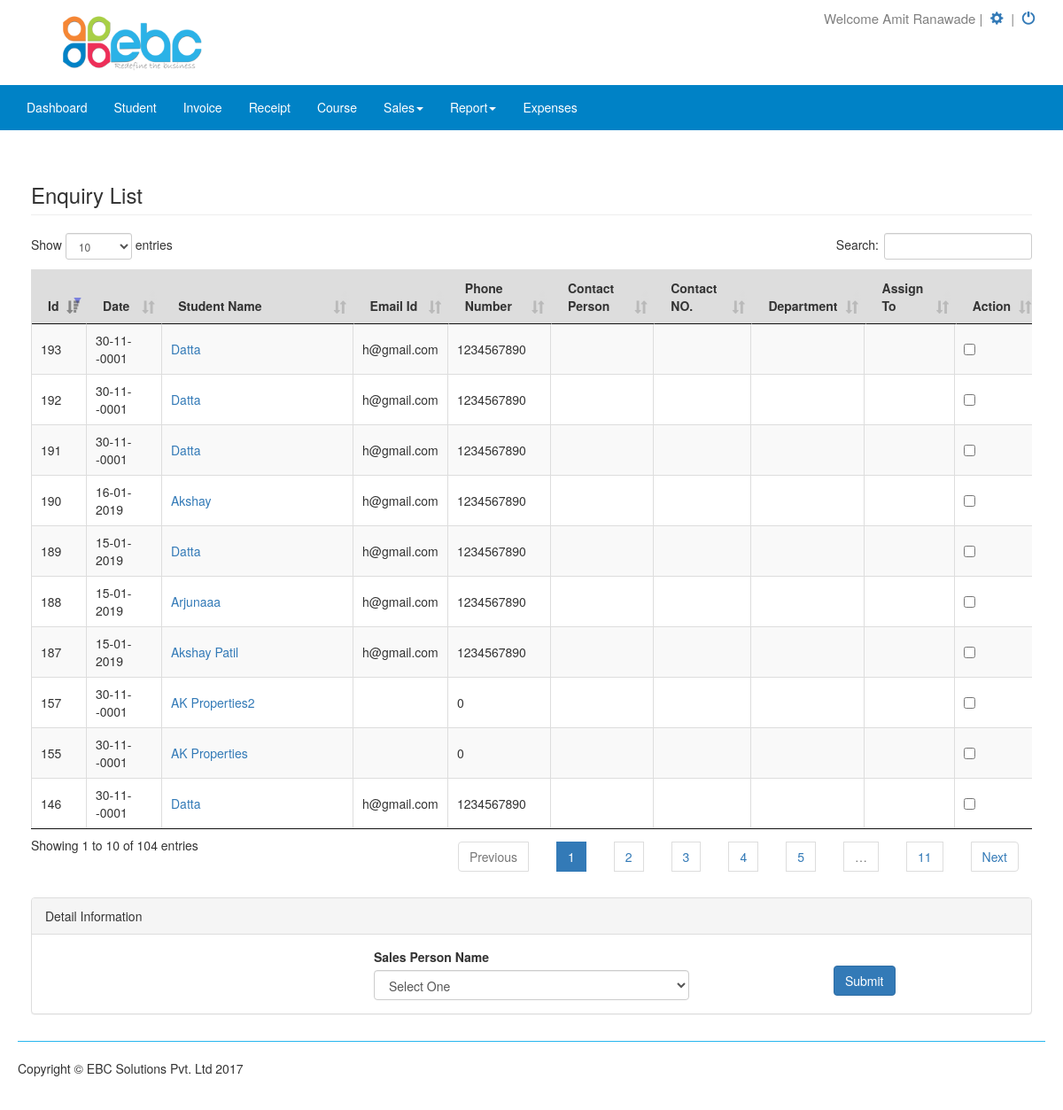
Screenshot of /admin/dashboard.php?page=assign_lead (signed in) with the database file from the repository.
### tables this page shows
CREATE TABLE IF NOT EXISTS `company` (
  `id` int(11) NOT NULL,
  `user_id` int(11) NOT NULL,
  `company_name` varchar(255) NOT NULL,
  `company_email` varchar(100) NOT NULL,
  `company_phone` varchar(255) NOT NULL,
  `gst_no` varchar(255) NOT NULL,
  `pan_no` varchar(255) NOT NULL,
  `state` varchar(255) NOT NULL,
  `state_code` int(11) NOT NULL,
  `company_url` varchar(100) NOT NULL,
  `company_address` varchar(500) NOT NULL,
  `logo` varchar(255) NOT NULL,
  `terms` text NOT NULL,
  `bank_details` text NOT NULL,
  `cutomers` enum('No','Yes') NOT NULL DEFAULT 'Yes',
  `estimates` enum('No','Yes') NOT NULL DEFAULT 'Yes',
  `course` enum('No','Yes') NOT NULL DEFAULT 'Yes',
  `voucher` enum('No','Yes') NOT NULL DEFAULT 'Yes',
  `get_purchase` enum('No','Yes') NOT NULL DEFAULT 'Yes',
  `print_temp` varchar(50) NOT NULL DEFAULT 'temp2',
  `sales` enum('No','Yes') NOT NULL,
  `pinvoice` enum('No','Yes') NOT NULL,
  `invoice` enum('No','Yes') NOT NULL,
  `report` enum('No','Yes') NOT NULL,
  `director` enum('No','Yes') NOT NULL
);

CREATE TABLE IF NOT EXISTS `user` (
  `id` int(11) NOT NULL,
  `comp_name` varchar(255) NOT NULL,
  `name` varchar(255) NOT NULL,
  `username` varchar(128) NOT NULL,
  `password` varchar(128) NOT NULL,
  `contact` varchar(15) NOT NULL,
  `is_active` tinyint(1) DEFAULT '0',
  `is_super_admin` tinyint(1) DEFAULT '0',
  `last_login` date DEFAULT NULL,
  `start_date` date NOT NULL,
  `end_date` date NOT NULL,
  `payment_status` int(11) NOT NULL DEFAULT '0',
  `hash` varchar(255) NOT NULL,
  `created_at` date NOT NULL,
  `updated_at` date NOT NULL,
  `type` varchar(50) NOT NULL DEFAULT 'admin',
  `sms` enum('No','Yes') NOT NULL
);

CREATE TABLE IF NOT EXISTS `student` (
  `id` bigint(20) NOT NULL,
  `user_id` int(11) NOT NULL,
  `sub_user_id` int(11) NOT NULL,
  `name` varchar(100) DEFAULT NULL,
  `name_slug` varchar(100) DEFAULT NULL,
  `invoice_state` varchar(255) NOT NULL,
  `generated_by` int(11) NOT NULL,
  `status` enum('active','deactive') NOT NULL,
  `type` enum('invoice','Crm') NOT NULL,
  `cust_comp_fax` varchar(255) NOT NULL,
  `email` varchar(255) NOT NULL,
  `contact_no` int(11) NOT NULL,
  `dob` date NOT NULL,
  `tmp_address` varchar(255) NOT NULL,
  `pmt_address` varchar(255) NOT NULL,
  `gender` varchar(255) NOT NULL,
  `degree` varchar(255) NOT NULL,
  `faculty` varchar(255) NOT NULL,
  `pass_year` varchar(255) NOT NULL,
  `coll_name` varchar(255) NOT NULL,
  `source_type` varchar(255) NOT NULL,
  `course_list` varchar(255) NOT NULL,
  `course_fee` int(11) NOT NULL,
  `assign_to` varchar(255) NOT NULL,
  `comment` varchar(255) NOT NULL,
  `cur_date` date NOT NULL,
  `img_file` varchar(255) NOT NULL
);

### admin/assign_lead.php (the view, shortened to what this page needs)
<div class="col-lg-12">
<h3 class="page-header">Enquiry List</h3>
 <form role="form"  name="frm_student" action="lead_a.php" method="POST" >
<table class="table table-striped table-bordered table-hover dataTable no-footer" id="example">
		<thead>
	        <tr>
			<th>Id</th>
          <th>Date</th>
		  <th>Student Name</th>
          <th>Email Id</th>
          <th>Phone Number</th>
		  <th>Contact Person</th>
		  <th>Contact NO.</th>
		  <th>Department</th>
		  <th>Assign To</th>
		  <th>Action</th>
			</tr>
		</thead>
	    <tbody>
	     <?php
			$user_id=$_SESSION['login_user'];
			$utype=$_SESSION['user_type']=$row['type'];
				$qry=mysqli_query($connection,"SELECT * FROM student where status='active' ORDER BY `id` DESC")or die(mysqli_error($connection));
				while($row = mysqli_fetch_array($qry))
				{
                      $s_name=$row['name'];
                      $c_id=$row['id'];
					$email=$row['email'];
					$contact_no=$row['contact_no'];
					$assign_to_name=$row['assign_to_name'];
					$generated=$row['generated_by'];
						$sql = mysqli_query($connection,"SELECT * FROM user_profile where user_id='$user_id' and id='$generated'");
						$arr=mysqli_fetch_array($sql);
						$name=$arr['name'];
						$contact1=$arr['mobile'];
						$department=$arr['department_id'];
		?>
                    <tr>
			<td><?php echo $row['id'];?></td>
		   	<td><?php echo date('d-m-Y',strtotime($row['cur_date']));?></td>
			<td>
			<?php if ($utype=='admin') {?>
			<a href='dashboard.php?page=view_enquiry_plan&ed=<?php echo $row['id']?>'><?php echo $s_name;  ?></a>
			<?php }else{ ?>
			<a href='dashboard.php?page=enquiry_plan&ed=<?php echo $row['id']?>'><?php echo $s_name;  ?></a>
			<?php } ?>
			</td>
			<td><?php echo $email; ?></td>
			<td><?php echo $contact_no; ?></td>
			<td><?php echo $name; ?></td>
			<td><?php echo $contact1; ?></td>
			<td><?php echo $department; ?></td>
                        <td><?php echo $assign_to_name; ?></td>
                        <td><input type="checkbox" name="lead[]"   value="<?php echo $c_id;?> "></td>
		</tr>
		<?php }?>
		</tbody>
	</table>
</div>
 <div class="panel-body"></div>
	<div class="col-lg-12">
             <div class="panel panel-default">
      <div class="panel-heading">Detail Information<label style="margin-left:695px;"></label></div>
      <div class="panel-body">
            <div class="col-md-4">
			</div>
		<div class="col-md-4">
			<label>Sales Person Name</label>
			<select name="employee"  class="form-control">
                            <option>Select One</option>
			</select>
		</div>
		<div class="col-md-4" align="center"><br>
			<input type="submit" name="submit"  type="submit" class="btn btn-primary" onclick="myfunction()"  value="Submit" >
		</div>
	</div>
	</div>
 </div>

### admin/dashboard.php (shortened to what this page needs)
<?php
include "config.php";
?>
<!DOCTYPE html>
<html lang="en">
<head>
    <link href="css/bootstrap.min.css" rel="stylesheet">
    <link href="css/modern-business.css" rel="stylesheet">
    <link href="css/sweetalert.css" rel="stylesheet">
    <link href="font-awesome/css/font-awesome.min.css" rel="stylesheet" type="text/css">
    <link rel="stylesheet" type="text/css" href="datatables/media/css/jquery.dataTables.min.css">
    <link rel="stylesheet" type="text/css" href="datatables/media/css/dataTables.bootstrap.css">
    <link rel="stylesheet" href="https://code.jquery.com/ui/1.10.4/themes/smoothness/jquery-ui.css">
    <link rel="stylesheet" type="text/css" href="https://cdn.datatables.net/r/dt/jq-2.1.4,jszip-2.5.0,pdfmake-0.1.18,dt-1.10.9,af-2.0.0,b-1.0.3,b-colvis-1.0.3,b-html5-1.0.3,b-print-1.0.3,se-1.0.1/datatables.min.css"/>
</head>
<body>
    <div class="header">
    <?php
    $user_id=$_SESSION['login_user'];
      $aa12 = mysqli_query($connection,"SELECT * FROM company WHERE user_id='$user_id'")or die(mysqli_error($connection));
        $arr=mysqli_fetch_array($aa12);
        $logo=$arr['logo'];
        if(!empty($logo))
        {
     ?>
         <a href="dashboard.php?page=home"><img src="<?php echo $logo; ?>" class="company-logo" alt="logo"></a>
     <?php
        }
        else{
      ?>
	   <a href="dashboard.php?page=home"> <img src="../images/ebc_logo.png" class="company-logo" alt="logo"></a>
     <?php } ?>
       <div class="setting">
           <div class="setting-sub">
          <span class="setting-part">Welcome <?php
			   $query=mysqli_query($connection,"SELECT * FROM user WHERE id='".$_SESSION['login_user']."'");
			   $row=mysqli_fetch_array($query);
			   echo $row['name'];
			   ?></span>&nbsp;|&nbsp;
               <span class="setting-part"><a href="dashboard.php?page=setting" title='View Setting'> <span class="glyphicon glyphicon-cog"></span>&nbsp;</a></span>&nbsp;|&nbsp;
               <span class="setting-part"><a href="logout.php" title='Logout'><span class="glyphicon glyphicon-off"></span>&nbsp;</a></span></div>
       </div>
    </div>
    <nav class="navbar navbar-inverse navbar-fixed-top nav-menu" role="navigation">
        <div class="container" style="width:1211px;">
            <div class="collapse navbar-collapse" id="bs-example-navbar-collapse-1">
                <ul class="nav navbar-nav nav-tab-menu">
                    <li>
                        <a href="dashboard.php?page=home">Dashboard</a>
                    </li>
                     <li>
                        <a href="dashboard.php?page=students">Student</a>
                    </li>
                    <li>
                        <a href="dashboard.php?page=invoices">Invoice</a>
                    </li>
                    <li>
                        <a href="dashboard.php?page=receipt">Receipt</a>
                    </li>
                    <li>
                        <a href="dashboard.php?page=course">Course</a>
                    </li>
                     <li>
                       <a href="#" data-toggle="dropdown" class="dropdown-toggle">Sales<b class="caret"></b></a>
                    </li>
                      <li>
                       <a href="#" data-toggle="dropdown" class="dropdown-toggle">Report<b class="caret"></b></a>
                    </li>
                     <li>
                          <a href="dashboard.php?page=voucher">Expenses</a>
                    </li>
                </ul>
            </div>
        </div>
    </nav>
    <div class="container">
        <?php
            if(!isset($_GET['page']))
            $page="home";
                else
					$page=$_GET['page'];
                switch($page)
                {
                     case "assign_lead":
                        include "assign_lead.php";
                    break;
      				  }
              ?>
        <footer>
            <div class="row">
                <div class="col-lg-12"><hr>
                    <p>Copyright &copy; EBC Solutions Pvt. Ltd 2017</p>
                </div>
            </div>
        </footer>
    </div>
</body>
</html>

### admin/css/modern-business.css (style rules this page uses)
html, body { height: 100%; }
body { padding-top: 1px; }
.header { float: left; width: 100%; padding: 0; margin: 0; height: auto; }
.company-logo { width: 15%; height: 95px; float: left; padding: 0.5%; margin: 0% 5%; }
.nav-menu { width: 100%; float: left; background-color: #0082c6; border-color: #0082c6; }
.navbar-inverse .navbar-nav>li>a { color: #fff; }
.setting { width: 75%; height: auto; float: left; padding: 0; margin: 0; }
.setting-sub { width: 30%; height: auto; float: right; padding: 1% 0%; margin: 0; cursor: pointer; font-size: 15px; color: grey; }
.setting-part { width: 100%; height: auto; padding: 0; margin: 0 }
footer { margin: 50px 0; }

### admin/dashboard.php (style rules this page uses)
table { border-collapse: collapse; border-spacing: 0; width: 100%; border: 1px solid #ddd; }
td { border: none; text-align: center; padding: 8px; }
th { border: none; text-align: center; padding: 8px; background-color:#ddd; }
tr:nth-child(even) { background-color: #f2f2f2 }
hr { margin-top: 10px; margin-bottom: 20px; border-color: #27b6ee; }

### admin/assign_lead.php (style rules this page uses)
td { border: none; text-align: left; padding: 8px; }
th { border: none; text-align: left; padding: 8px; background-color:#ddd; }

### rows the page displays
company: logo (picture)
user: name "Amit Ranawade"
student: id "193", cur_date "30-11--0001", name "Datta", email "h@gmail.com", contact_no "1234567890"
student: id "192", cur_date "30-11--0001", name "Datta", email "h@gmail.com", contact_no "1234567890"
student: id "191", cur_date "30-11--0001", name "Datta", email "h@gmail.com", contact_no "1234567890"
student: id "190", cur_date "16-01-2019", name "Akshay", email "h@gmail.com", contact_no "1234567890"
student: id "189", cur_date "15-01-2019", name "Datta", email "h@gmail.com", contact_no "1234567890"
student: id "188", cur_date "15-01-2019", name "Arjunaaa", email "h@gmail.com", contact_no "1234567890"
student: id "187", cur_date "15-01-2019", name "Akshay Patil", email "h@gmail.com", contact_no "1234567890"
student: id "157", cur_date "30-11--0001", name "AK Properties2", contact_no "0"
student: id "155", cur_date "30-11--0001", name "AK Properties", contact_no "0"
student: id "146", cur_date "30-11--0001", name "Datta", email "h@gmail.com", contact_no "1234567890"
